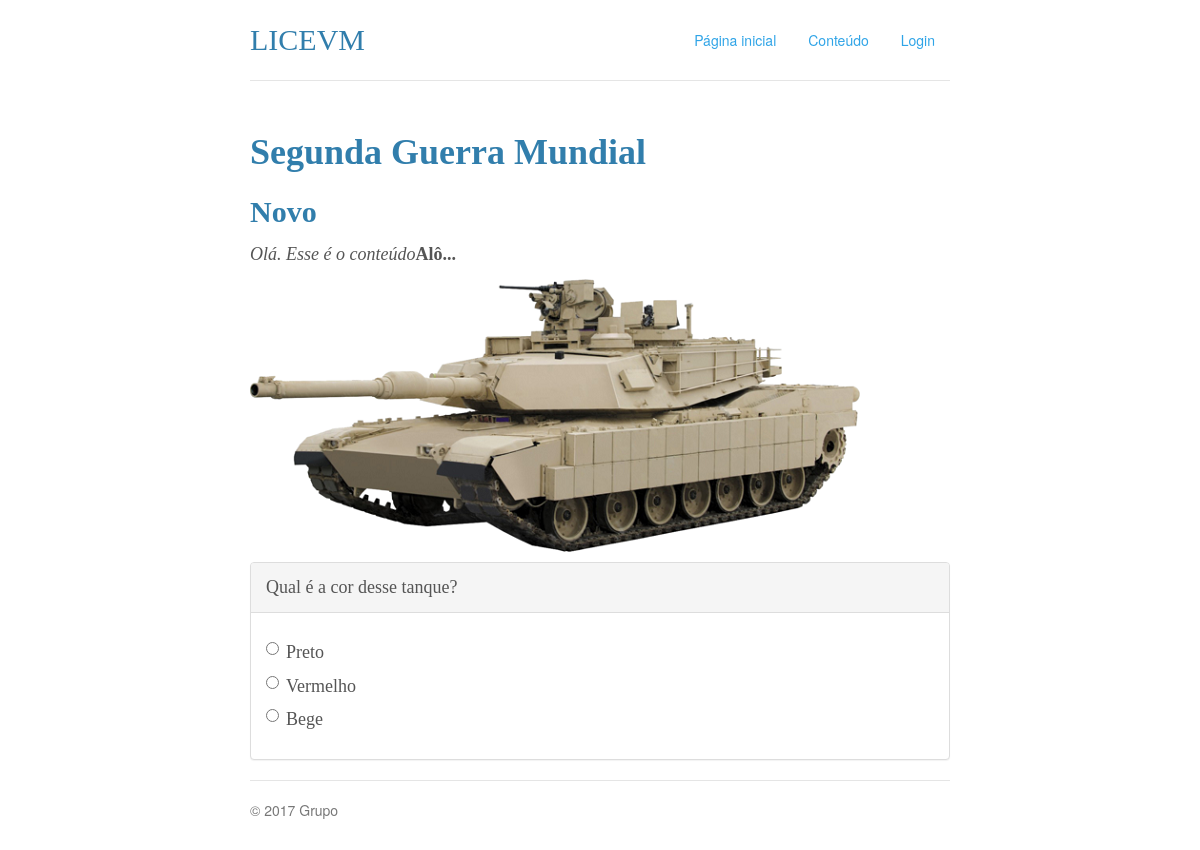
The app's page /topico/4, older data.
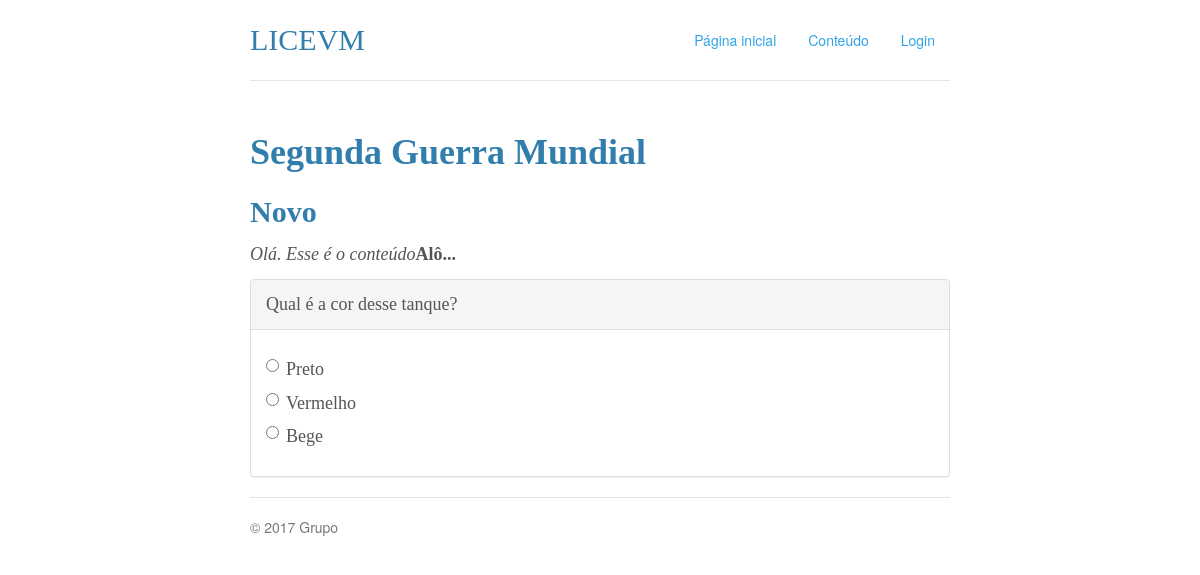
The same page, newer data.
### classroom/models.py (models this page shows, shortened)
class Topic(models.Model):
    name = models.CharField(max_length=50)
    description = models.TextField()
    start_date = models.DateTimeField()
    end_date = models.DateTimeField()
    content = models.TextField(blank=True)
    parent = models.ForeignKey('self', blank=True, null=True)

### classroom/views.py (the view)
# urls.py: url(r'topico/(?P<id>[0-9]+)$', views.topico, name='topico'),
def topico(request, id):
    context = {}
    context["topic"] = Topic.objects.get(id=id)
    context["subtopics"] = Topic.objects.filter(parent=context["topic"])
    return render(request, "conteudo.html", context)

### classroom/templatetags/filters.py (called while the page is built)
@register.filter(name='markdown')
def markdownize(value):
    return markdown.markdown(value)

### classroom/templates/conteudo.html (shortened to what this page needs)
{% extends "base.html" %}
{% load filters %}
{% block content %}
    {% load static %}
{% endblock %}

### classroom/templates/base.html (shortened to what this page needs)
{% spaceless %}
    {% load static %}
{% endspaceless %}

Row changes from the older to the newer data that the page shows:
changed Topic: parent+name+content: picture removed
